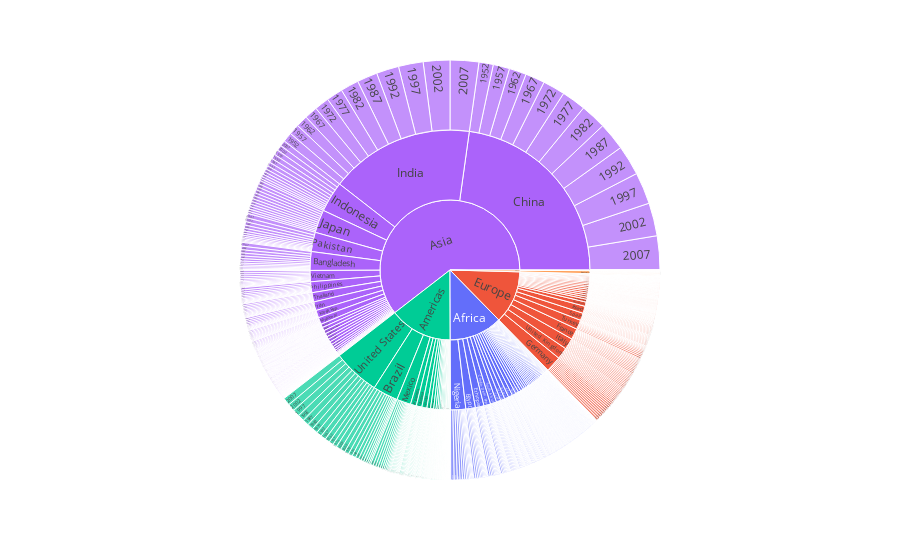

The notebook cell saved with this chart:
### Code cell
# sunbrust Plot
fig=px.sunburst(df,path=['continent','country', 'year'],
                values='pop',color='continent')
fig.show()

### Figure 1 — Plotly figure (JSON) as saved in the notebook; plotly's stock layout.template omitted (floating-point values rounded to 4 significant figures; data arrays with more than 128 entries replaced by an {"elided": "..."} marker saying what was removed)
{"data": [{"branchvalues": "total", "customdata": {"elided": "1851x1 str values"}, "domain": {"x": [0, 1], "y": [0, 1]}, "hovertemplate": "labels=%{label}<br>pop=%{value}<br>parent=%{parent}<br>id=%{id}<br>continent=%{customdata[0]}<extra></extra>", "ids": {"elided": "1851 str values"}, "labels": {"elided": "1851 str values"}, "marker": {"colors": {"elided": "1851 str values"}}, "name": "", "parents": {"elided": "1851 str values"}, "type": "sunburst", "values": {"elided": "1851 int values"}}], "layout": {"legend": {"tracegroupgap": 0}, "margin": {"t": 60}}}
